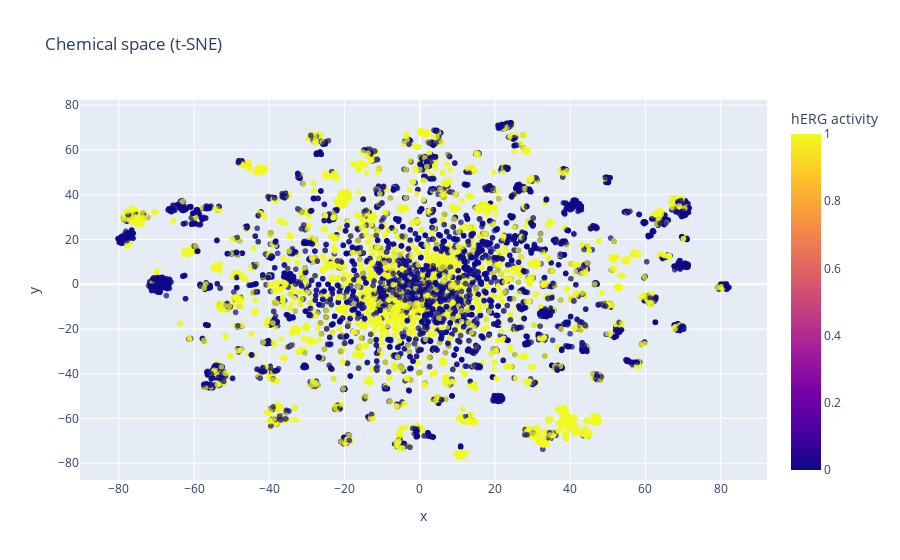

Notebook source saved alongside this figure:
### Code cell
fig = px.scatter(
    df_tsne,
    x="x",
    y="y",
    color="activity",
    title="Chemical space (t-SNE)",
    labels={"activity": "hERG activity"},
    opacity=0.7
)

fig.show()

### Figure 1 — Plotly figure (JSON) as saved in the notebook; plotly's stock layout.template omitted (floating-point values rounded to 4 significant figures; data arrays with more than 128 entries replaced by an {"elided": "..."} marker saying what was removed)
{"data": [{"hovertemplate": "x=%{x}<br>y=%{y}<br>hERG activity=%{marker.color}<extra></extra>", "legendgroup": "", "marker": {"color": {"elided": "11930 int values"}, "coloraxis": "coloraxis", "opacity": 0.7, "symbol": "circle"}, "mode": "markers", "name": "", "showlegend": false, "type": "scattergl", "x": {"elided": "11930 float values"}, "xaxis": "x", "y": {"elided": "11930 float values"}, "yaxis": "y"}], "layout": {"coloraxis": {"colorbar": {"title": {"text": "hERG activity"}}, "colorscale": [[0, "#0d0887"], [0.1111, "#46039f"], [0.2222, "#7201a8"], [0.3333, "#9c179e"], [0.4444, "#bd3786"], [0.5556, "#d8576b"], [0.6667, "#ed7953"], [0.7778, "#fb9f3a"], [0.8889, "#fdca26"], [1, "#f0f921"]]}, "legend": {"tracegroupgap": 0}, "title": {"text": "Chemical space (t-SNE)"}, "xaxis": {"anchor": "y", "domain": [0, 1], "title": {"text": "x"}}, "yaxis": {"anchor": "x", "domain": [0, 1], "title": {"text": "y"}}}}
